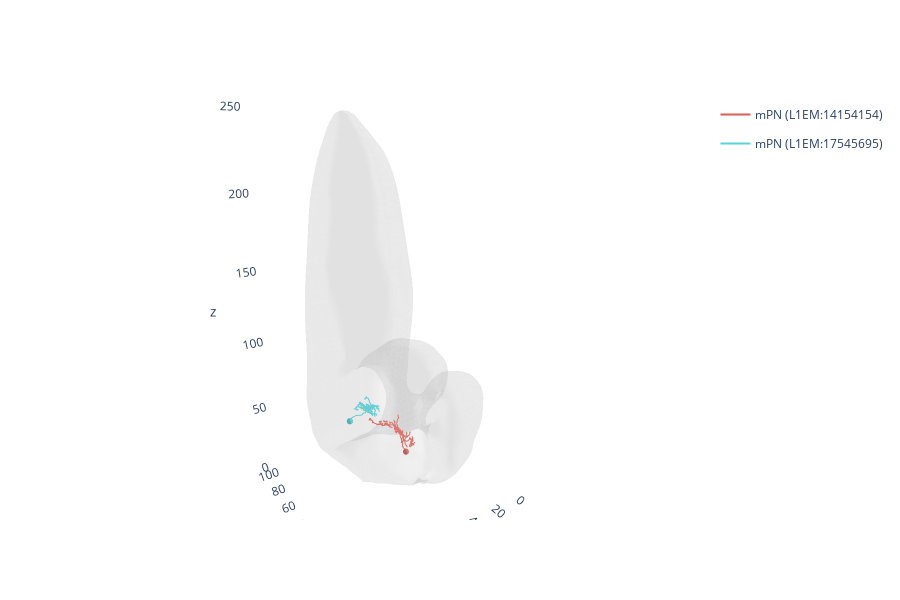

This figure's notebook cell:
### Code cell
# you can simply call use .plot3d() to plot the images in 3D (this automatically loads the appropriate data)
cyp_neuron_images.plot3d(include_template=True) # To ensure you know the anatomical location of the neuron, you can include the template in the plot with include_template=True

### Figure 1 — Plotly figure (JSON) as saved in the notebook; plotly's stock layout.template omitted (floating-point values rounded to 4 significant figures; data arrays with more than 128 entries replaced by an {"elided": "..."} marker saying what was removed)
{"data": [{"hoverinfo": "none", "hovertext": " ", "legendgroup": "VFB_00100173", "line": {"color": "rgb(219,94,86)", "width": 2}, "mode": "lines", "name": "mPN (L1EM:14154154)", "showlegend": true, "type": "scatter3d", "x": {"elided": "4192 float values"}, "y": {"elided": "4192 float values"}, "z": {"elided": "4192 float values"}}, {"color": "rgb(219,94,86)", "hoverinfo": "name", "i": {"elided": "320 int values"}, "j": {"elided": "320 int values"}, "k": {"elided": "320 int values"}, "legendgroup": "VFB_00100173", "showlegend": false, "type": "mesh3d", "x": {"elided": "162 float values"}, "y": {"elided": "162 float values"}, "z": {"elided": "162 float values"}}, {"hoverinfo": "none", "hovertext": " ", "legendgroup": "VFB_00100184", "line": {"color": "rgb(86,211,219)", "width": 2}, "mode": "lines", "name": "mPN (L1EM:17545695)", "showlegend": true, "type": "scatter3d", "x": {"elided": "3993 float values"}, "y": {"elided": "3993 float values"}, "z": {"elided": "3993 float values"}}, {"color": "rgb(86,211,219)", "hoverinfo": "name", "i": {"elided": "320 int values"}, "j": {"elided": "320 int values"}, "k": {"elided": "320 int values"}, "legendgroup": "VFB_00100184", "showlegend": false, "type": "mesh3d", "x": {"elided": "162 float values"}, "y": {"elided": "162 float values"}, "z": {"elided": "162 float values"}}, {"color": "rgba(216,216,216,0.2)", "hoverinfo": "none", "i": {"elided": "13268 int values"}, "j": {"elided": "13268 int values"}, "k": {"elided": "13268 int values"}, "name": "L1 larval CNS ssTEM - Cardona/Janelia", "showlegend": false, "type": "mesh3d", "x": {"elided": "6630 float values"}, "y": {"elided": "6630 float values"}, "z": {"elided": "6630 float values"}}], "layout": {"autosize": true, "height": 600, "paper_bgcolor": "rgba(0,0,0,0)", "plot_bgcolor": "rgba(0,0,0,0)", "scene": {"aspectmode": "data", "aspectratio": {"x": 1, "y": 1, "z": 1}, "camera": {"eye": {"x": -1.743, "y": 1.071, "z": 0.71}, "up": {"x": 0, "y": 0, "z": 1}}, "xaxis": {"backgroundcolor": "rgb(240, 240, 240)", "gridcolor": "rgb(255, 255, 255)", "showbackground": false, "showgrid": false, "showline": false, "zerolinecolor": "rgb(255, 255, 255)"}, "yaxis": {"backgroundcolor": "rgb(240, 240, 240)", "gridcolor": "rgb(255, 255, 255)", "showbackground": false, "showgrid": false, "showline": false, "zerolinecolor": "rgb(255, 255, 255)"}, "zaxis": {"backgroundcolor": "rgb(240, 240, 240)", "gridcolor": "rgb(255, 255, 255)", "showbackground": false, "showgrid": false, "showline": false, "zerolinecolor": "rgb(255, 255, 255)"}}}}
